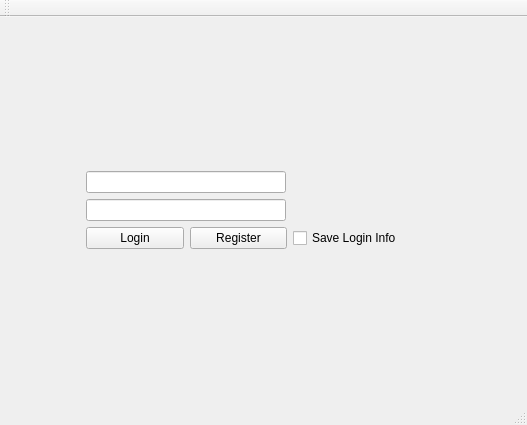
<?xml version="1.0" encoding="UTF-8"?>
<ui version="4.0">
 <class>MainWindow</class>
 <widget class="QMainWindow" name="MainWindow">
  <property name="geometry">
   <rect>
    <x>0</x>
    <y>0</y>
    <width>527</width>
    <height>425</height>
   </rect>
  </property>
  <property name="windowTitle">
   <string>MainWindow</string>
  </property>
  <widget class="QWidget" name="centralwidget">
   <layout class="QGridLayout" name="gridLayout_21">
    <item row="0" column="0">
     <widget class="QStackedWidget" name="stackedWidget">
      <property name="currentIndex">
       <number>0</number>
      </property>
      <widget class="QWidget" name="page_13">
       <layout class="QGridLayout" name="gridLayout_16">
        <item row="0" column="0">
         <layout class="QGridLayout" name="gridLayout_17">
          <item row="0" column="0">
           <spacer name="horizontalSpacer_19">
            <property name="orientation">
             <enum>Qt::Horizontal</enum>
            </property>
            <property name="sizeHint" stdset="0">
             <size>
              <width>40</width>
              <height>20</height>
             </size>
            </property>
           </spacer>
          </item>
          <item row="0" column="2">
           <spacer name="horizontalSpacer_20">
            <property name="orientation">
             <enum>Qt::Horizontal</enum>
            </property>
            <property name="sizeHint" stdset="0">
             <size>
              <width>40</width>
              <height>20</height>
             </size>
            </property>
           </spacer>
          </item>
          <item row="0" column="1">
           <layout class="QVBoxLayout" name="verticalLayout_16">
            <item>
             <spacer name="verticalSpacer_13">
              <property name="orientation">
               <enum>Qt::Vertical</enum>
              </property>
              <property name="sizeHint" stdset="0">
               <size>
                <width>20</width>
                <height>40</height>
               </size>
              </property>
             </spacer>
            </item>
            <item>
             <layout class="QVBoxLayout" name="verticalLayout_17">
              <item>
               <widget class="QLineEdit" name="username_login">
                <property name="maximumSize">
                 <size>
                  <width>200</width>
                  <height>16777215</height>
                 </size>
                </property>
                <property name="placeholderText">
                 <string comment="username" extracomment="username"/>
                </property>
               </widget>
              </item>
              <item>
               <widget class="QLineEdit" name="password_login">
                <property name="maximumSize">
                 <size>
                  <width>200</width>
                  <height>16777215</height>
                 </size>
                </property>
                <property name="font">
                 <font>
                  <strikeout>false</strikeout>
                  <kerning>true</kerning>
                 </font>
                </property>
                <property name="styleSheet">
                 <string notr="true">password_login[echoMode=&quot;2&quot;] {
    lineedit-password-character: 9679;
}</string>
                </property>
                <property name="echoMode">
                 <enum>QLineEdit::Password</enum>
                </property>
                <property name="placeholderText">
                 <string comment="password" extracomment="password"/>
                </property>
               </widget>
              </item>
              <item>
               <layout class="QHBoxLayout" name="horizontalLayout_34">
                <item>
                 <widget class="QPushButton" name="login_button">
                  <property name="minimumSize">
                   <size>
                    <width>98</width>
                    <height>0</height>
                   </size>
                  </property>
                  <property name="maximumSize">
                   <size>
                    <width>100</width>
                    <height>16777215</height>
                   </size>
                  </property>
                  <property name="text">
                   <string>Login</string>
                  </property>
                 </widget>
                </item>
                <item>
                 <widget class="QPushButton" name="register_button">
                  <property name="minimumSize">
                   <size>
                    <width>97</width>
                    <height>0</height>
                   </size>
                  </property>
                  <property name="maximumSize">
                   <size>
                    <width>100</width>
                    <height>16777215</height>
                   </size>
                  </property>
                  <property name="text">
                   <string>Register</string>
                  </property>
                 </widget>
                </item>
                <item>
                 <widget class="QCheckBox" name="save_login">
                  <property name="text">
                   <string>Save Login Info</string>
                  </property>
                 </widget>
                </item>
                <item>
                 <spacer name="horizontalSpacer_21">
                  <property name="orientation">
                   <enum>Qt::Horizontal</enum>
                  </property>
                  <property name="sizeHint" stdset="0">
                   <size>
                    <width>40</width>
                    <height>20</height>
                   </size>
                  </property>
                 </spacer>
                </item>
               </layout>
              </item>
             </layout>
            </item>
            <item>
             <spacer name="verticalSpacer_14">
              <property name="orientation">
               <enum>Qt::Vertical</enum>
              </property>
              <property name="sizeHint" stdset="0">
               <size>
                <width>20</width>
                <height>40</height>
               </size>
              </property>
             </spacer>
            </item>
           </layout>
          </item>
         </layout>
        </item>
       </layout>
      </widget>
      <widget class="QWidget" name="page_14">
       <layout class="QGridLayout" name="gridLayout_18">
        <item row="0" column="0">
         <layout class="QGridLayout" name="gridLayout_19">
          <item row="0" column="0">
           <spacer name="horizontalSpacer_22">
            <property name="orientation">
             <enum>Qt::Horizontal</enum>
            </property>
            <property name="sizeHint" stdset="0">
             <size>
              <width>40</width>
              <height>20</height>
             </size>
            </property>
           </spacer>
          </item>
          <item row="0" column="1">
           <layout class="QVBoxLayout" name="verticalLayout_18">
            <item>
             <spacer name="verticalSpacer_15">
              <property name="orientation">
               <enum>Qt::Vertical</enum>
              </property>
              <property name="sizeHint" stdset="0">
               <size>
                <width>20</width>
                <height>40</height>
               </size>
              </property>
             </spacer>
            </item>
            <item>
             <layout class="QVBoxLayout" name="verticalLayout_19">
              <item>
               <layout class="QHBoxLayout" name="horizontalLayout_35">
                <item>
                 <widget class="QLabel" name="label_25">
                  <property name="text">
                   <string>Username:</string>
                  </property>
                 </widget>
                </item>
                <item>
                 <widget class="QLineEdit" name="username_regForm">
                  <property name="placeholderText">
                   <string comment="Username" extracomment="Username"/>
                  </property>
                 </widget>
                </item>
               </layout>
              </item>
              <item>
               <layout class="QHBoxLayout" name="horizontalLayout_36">
                <item>
                 <widget class="QLabel" name="label_26">
                  <property name="text">
                   <string>First Name:</string>
                  </property>
                 </widget>
                </item>
                <item>
                 <widget class="QLineEdit" name="first_name_regForm">
                  <property name="placeholderText">
                   <string comment="first_name" extracomment="first_name"/>
                  </property>
                 </widget>
                </item>
               </layout>
              </item>
              <item>
               <layout class="QHBoxLayout" name="horizontalLayout_37">
                <item>
                 <widget class="QLabel" name="label_27">
                  <property name="text">
                   <string>Last Name:</string>
                  </property>
                 </widget>
                </item>
                <item>
                 <widget class="QLineEdit" name="last_name_regForm">
                  <property name="placeholderText">
                   <string comment="last name" extracomment="last name"/>
                  </property>
                 </widget>
                </item>
               </layout>
              </item>
              <item>
               <layout class="QHBoxLayout" name="horizontalLayout">
                <item>
                 <widget class="QLabel" name="passwords">
                  <property name="text">
                   <string>Password:</string>
                  </property>
                 </widget>
                </item>
                <item>
                 <widget class="QLineEdit" name="password_regForm">
                  <property name="placeholderText">
                   <string comment="password" extracomment="password"/>
                  </property>
                 </widget>
                </item>
               </layout>
              </item>
              <item>
               <layout class="QHBoxLayout" name="horizontalLayout_39">
                <item>
                 <widget class="QLabel" name="label_28">
                  <property name="text">
                   <string>Confirm password:</string>
                  </property>
                 </widget>
                </item>
                <item>
                 <widget class="QLineEdit" name="confirm_password_regForm">
                  <property name="placeholderText">
                   <string comment="reenter password" extracomment="renter password"/>
                  </property>
                 </widget>
                </item>
               </layout>
              </item>
              <item>
               <layout class="QHBoxLayout" name="horizontalLayout_40">
                <item>
                 <widget class="QLabel" name="label_29">
                  <property name="text">
                   <string>Email:</string>
                  </property>
                 </widget>
                </item>
                <item>
                 <widget class="QLineEdit" name="email_regForm">
                  <property name="placeholderText">
                   <string comment="email" extracomment="email"/>
                  </property>
                 </widget>
                </item>
               </layout>
              </item>
              <item>
               <layout class="QHBoxLayout" name="horizontalLayout_41">
                <item>
                 <widget class="QLabel" name="label_30">
                  <property name="text">
                   <string>Gender:</string>
                  </property>
                 </widget>
                </item>
                <item>
                 <widget class="QRadioButton" name="male_regForm_4">
                  <property name="text">
                   <string>male</string>
                  </property>
                 </widget>
                </item>
                <item>
                 <widget class="QRadioButton" name="female_regForm">
                  <property name="text">
                   <string>female</string>
                  </property>
                 </widget>
                </item>
               </layout>
              </item>
              <item>
               <layout class="QHBoxLayout" name="horizontalLayout_2">
                <item>
                 <widget class="QLabel" name="label_31">
                  <property name="text">
                   <string>birthdate</string>
                  </property>
                 </widget>
                </item>
                <item>
                 <widget class="QDateEdit" name="dateodB"/>
                </item>
               </layout>
              </item>
              <item>
               <layout class="QHBoxLayout" name="horizontalLayout_43">
                <item>
                 <widget class="QPushButton" name="Back">
                  <property name="text">
                   <string>Back</string>
                  </property>
                 </widget>
                </item>
                <item>
                 <spacer name="horizontalSpacer_23">
                  <property name="orientation">
                   <enum>Qt::Horizontal</enum>
                  </property>
                  <property name="sizeHint" stdset="0">
                   <size>
                    <width>40</width>
                    <height>20</height>
                   </size>
                  </property>
                 </spacer>
                </item>
                <item>
                 <widget class="QPushButton" name="registration_regForm_4">
                  <property name="text">
                   <string>Register</string>
                  </property>
                 </widget>
                </item>
               </layout>
              </item>
             </layout>
            </item>
            <item>
             <spacer name="verticalSpacer_16">
              <property name="orientation">
               <enum>Qt::Vertical</enum>
              </property>
              <property name="sizeHint" stdset="0">
               <size>
                <width>20</width>
                <height>40</height>
               </size>
              </property>
             </spacer>
            </item>
           </layout>
          </item>
          <item row="0" column="2">
           <spacer name="horizontalSpacer_24">
            <property name="orientation">
             <enum>Qt::Horizontal</enum>
            </property>
            <property name="sizeHint" stdset="0">
             <size>
              <width>40</width>
              <height>20</height>
             </size>
            </property>
           </spacer>
          </item>
         </layout>
        </item>
       </layout>
      </widget>
      <widget class="QWidget" name="page_15">
       <layout class="QGridLayout" name="gridLayout_20">
        <item row="0" column="0">
         <layout class="QVBoxLayout" name="verticalLayout_20">
          <item>
           <widget class="QLCDNumber" name="lcdNumber"/>
          </item>
          <item>
           <widget class="QPushButton" name="Count_Btn">
            <property name="text">
             <string>Count</string>
            </property>
           </widget>
          </item>
         </layout>
        </item>
       </layout>
      </widget>
      <widget class="QWidget" name="page_16">
       <widget class="QLabel" name="label_32">
        <property name="geometry">
         <rect>
          <x>170</x>
          <y>100</y>
          <width>561</width>
          <height>201</height>
         </rect>
        </property>
        <property name="font">
         <font>
          <pointsize>31</pointsize>
         </font>
        </property>
        <property name="text">
         <string>ragastered</string>
        </property>
       </widget>
      </widget>
     </widget>
    </item>
   </layout>
  </widget>
  <widget class="QMenuBar" name="menubar">
   <property name="geometry">
    <rect>
     <x>0</x>
     <y>0</y>
     <width>527</width>
     <height>20</height>
    </rect>
   </property>
  </widget>
  <widget class="QStatusBar" name="statusbar"/>
  <widget class="QToolBar" name="toolBar">
   <property name="windowTitle">
    <string>toolBar</string>
   </property>
   <attribute name="toolBarArea">
    <enum>TopToolBarArea</enum>
   </attribute>
   <attribute name="toolBarBreak">
    <bool>false</bool>
   </attribute>
  </widget>
 </widget>
 <resources/>
 <connections/>
</ui>
